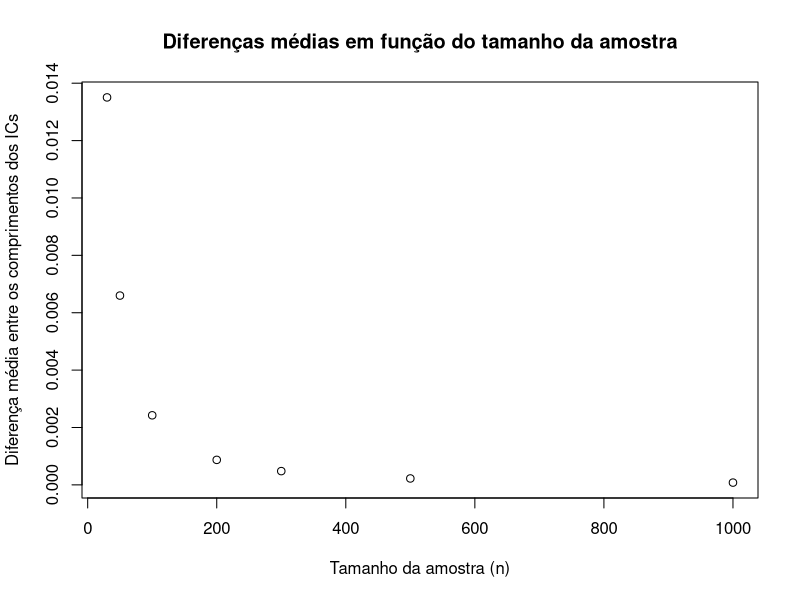

The R source for this figure:
set.seed(1926)
ns <- c(30, 50, 100, 200, 300, 500, 1000)

k <- 2000
p <- 0.6
y <- 0.92

# Vetor para armazenar as médias das k diferenças para cada valor n
medias <- 1:7

for (i in 1:7) {
  
  n <- ns[i]
  diferencas <- 1:k
  
  for (j in 1:k) {
    # Gerar amostra aleatória de Bernoulli
    amostra <- rbinom(n, 1, p)
    
    # Método 1
    x <- mean(amostra)
    z <- qnorm((1 + y) / 2)
    
    # Dados para resolver a equação de segundo grau em p
    a <- 1 + z^2 / n
    b <- -2 * x - z^2 / n
    c <- x^2
    delta <- b^2 - 4 * a * c
    
    dif1 <- #calcula a diferença entre as soluções da equação
      abs((-b + sqrt(delta)) / (2 * a) - (-b - sqrt(delta)) / (2 * a))
    
    
    
    # Método 2
    # valor de z já calculado no método 1
    sd_estimado <- sqrt(x * (1 - x) / n)
    
    dif2 <- abs((x - z * sd_estimado) - (x + z * sd_estimado))
    
    
    
    # Cálculo da diferença entre os limites de confiança dos 2 métodos
    diferencas[j] <- dif2 - dif1
  }
  
  # Média das k diferenças para cada valor de n
  medias[i] <- mean(diferencas)
}

# Criar gráfico
plot(ns, medias, main = "Diferenças médias em função do tamanho da amostra",
     ylab = "Diferença média entre os comprimentos dos ICs", 
     xlab = "Tamanho da amostra (n)")

# Comentários:

#   Os métodos tendem a ter resultados mais semelhantes quanto maior for o
#   tamanho da amostra
